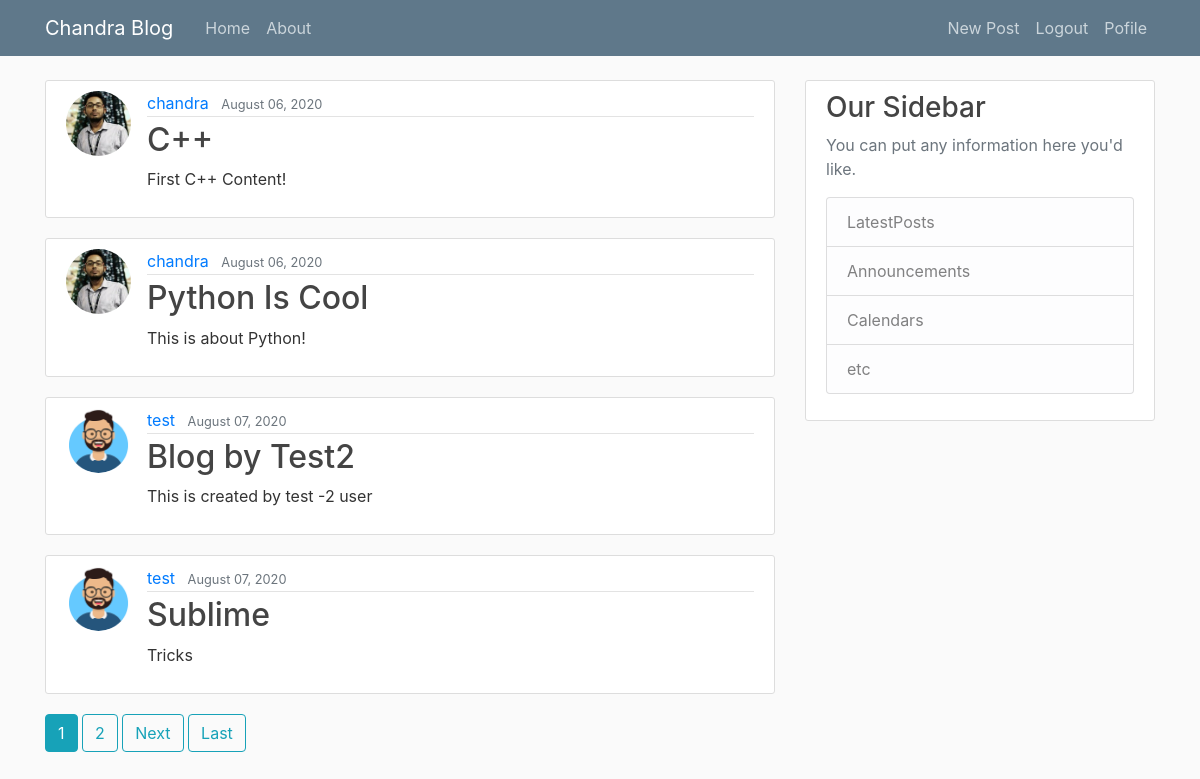
The app's page / (signed in) with its own data.
### blog/models.py (models this page shows, shortened)
class Post(models.Model):
    title = models.CharField(max_length=100)
    content = models.TextField()
    date_posted = models.DateTimeField(default=timezone.now)
    author = models.ForeignKey(User,on_delete=models.CASCADE)

### users/models.py (models this page shows, shortened)
class Profile(models.Model):
    user = models.OneToOneField(User, on_delete=models.CASCADE)
    image = models.ImageField(default='default.jpg',upload_to='profile_pics')

### blog/views.py (the view)
# urls.py: path('', PostListView.as_view() , name = 'blog-home'),
class PostListView(ListView):
    model = Post
    template_name = 'blog/home.html' # <app> / <model>_<viewtype>.html
    context_object_name = 'posts'
    ordering = ['date_posted'] # change ordrerign be ['-date_posted']
    paginate_by = 4

### blog/templates/blog/home.html (shortened to what this page needs)
{% extends "blog/base.html" %}
{% block chandra%}
    {% for post in posts %}
<article class="media content-section">
    <image class ="rounded-circle article-img" src="{{ post.author.profile.image.url}}"></image>
  <div class="media-body">
    <div class="article-metadata">
      <a class="mr-2" href="{% url 'user-posts' post.author.username %}">{{ post.author }}</a>
      <small class="text-muted">{{ post.date_posted | date:"F d, Y" }}</small>
    </div>
    <h2><a class="article-title" href="{% url 'post-detail' post.id %}">{{ post.title }}</a></h2>
    <p class="article-content">{{ post.content }}</p>
  </div>
</article>
    {% endfor %}
    {% if is_paginated %}
    {% for num in page_obj.paginator.page_range %}
        {% if page_obj.number == num %}
             <a class="btn btn-info mb-4" href="?page={{ num }}">{{ num }}</a>
        {% elif num > page_obj.number|add:'-3' and   num < page_obj.number|add:'3' %}
            <a class="btn btn-outline-info mb-4" href="?page={{ num }}">{{ num }}</a>
        {% endif %}
    {% endfor %}
    {% if page_obj.has_next %}
            <a class="btn btn-outline-info mb-4" href="?page={{ page_obj.next_page_number }}">Next</a>
            <a class="btn btn-outline-info mb-4" href="?page={{page.obj.paginator.num_pages }}">Last</a>
    {% endif %}
{% endif %}
{% endblock chandra %}

### blog/static/blog/main.css (style rules this page uses)
body { background: #fafafa; color: #333333; margin-top: 5rem; }
h1, h2, h3, h4, h5, h6 { color: #444444; }
.content-section { background: #ffffff; padding: 10px 20px; border: 1px solid #dddddd; border-radius: 3px; margin-bottom: 20px; }
.article-title { color: #444444; }
.article-content { white-space: pre-line; }
.article-img { height: 65px; width: 65px; margin-right: 16px; }
.article-metadata { padding-bottom: 1px; margin-bottom: 4px; border-bottom: 1px solid #e3e3e3 }

### records on screen
Post: author.profile.image (picture), author "chandra", date_posted "August 06, 2020", title "C++", content "First C++ Content!"
Post: author.profile.image (picture), author "chandra", date_posted "August 06, 2020", title "Python Is Cool", content "This is about Python!"
Post: author.profile.image (placeholder picture), author "test", date_posted "August 07, 2020", title "Blog by Test2", content "This is created by test -2 user"
Post: author.profile.image (placeholder picture), author "test", date_posted "August 07, 2020", title "Sublime", content "Tricks"

### other values on screen
{{ num }} "1"
{{ num }} "2"
